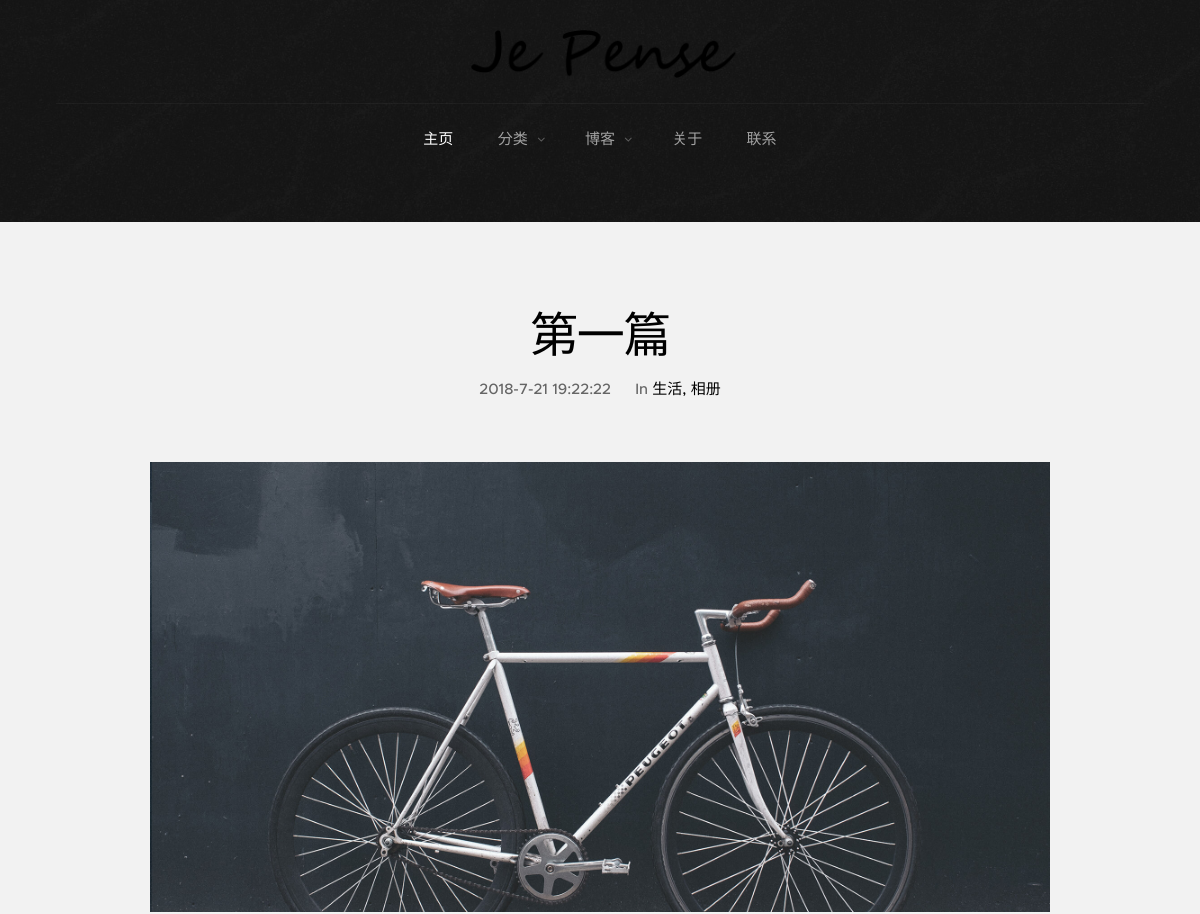
The app's page /collections/1 (upper part), older data.
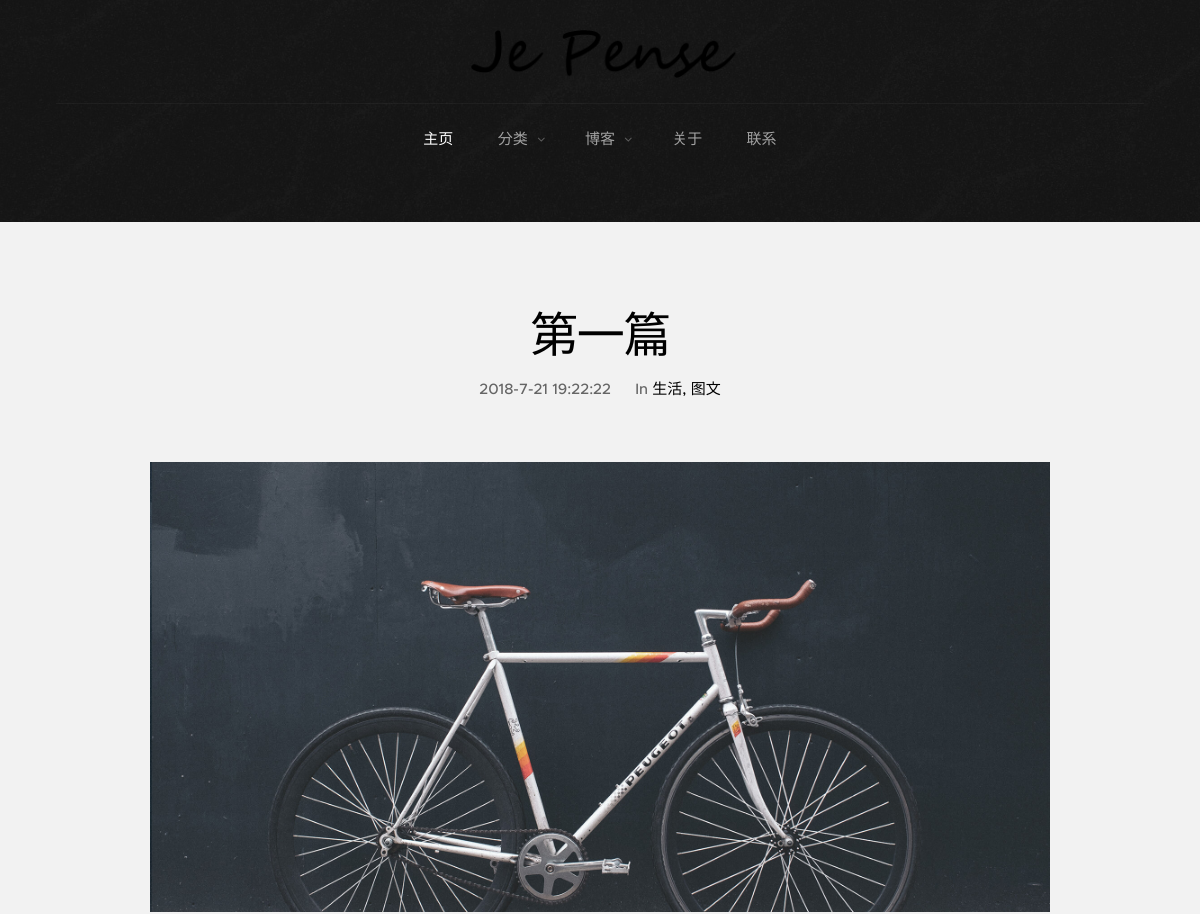
The same page, newer data.
### app/models.py (models this page shows, shortened)
class Post(db.Model):
    __tablename__ = 'posts'
    id = db.Column(db.Integer, primary_key=True)
    title = db.Column(db.String(100), nullable=False)
    date = db.Column(db.String(64), nullable=False, default=datetime.utcnow)
    user_id = db.Column(db.Integer, db.ForeignKey('users.id'), nullable=False)
    content = db.Column(db.String(128), nullable=False)
    description = db.Column(db.Text, nullable=True)
    category = db.Column(db.Integer, nullable=False, default=0)
    keyword = db.Column(db.String(64), nullable=True)
    post_type = db.Column(db.Integer, nullable=False)
    def get_category(self):
        dict = ['生活', '健康', '家庭', '管理', '旅行', '工作']
        return dict[self.category]
    def get_post_type(self):
        dict = ['视频', '声音', '相册', '图文', '文字']
        return dict[self.post_type]

### app/routes.py (the view)
@app.route('/collections/<int:post_id>')
def collection(post_id):
    article = Post.query.filter_by(id=post_id).first_or_404()
    return render_template('main/collection.html', article=article)

### app/templates/main/collection.html (shortened to what this page needs)
{% extends 'Base/layout.html' %}
{% block content %}
    <section class="s-content s-content--narrow s-content--no-padding-bottom">
        <article class="row format-standard">
            <div class="s-content__header col-full">
                <h1 class="s-content__header-title">
                    {{ article.title }}
                </h1>
                <ul class="s-content__header-meta">
                    <li class="date">{{ article.date }}</li>
                    <li class="cat">
                        In
                        <a href="#0">{{ article.get_category() }}</a>
                        <a href="#0">{{ article.get_post_type() }}</a>
                    </li>
                </ul>
            </div>
            <div class="s-content__media col-full">
                <div class="s-content__post-thumb">
                    <img src="{{ article.content }}"
                         srcset="images/thumbs/single/standard/standard-2000.jpg 2000w,
                                 images/thumbs/single/standard/standard-1000.jpg 1000w,
                                 images/thumbs/single/standard/standard-500.jpg 500w"
                         sizes="(max-width: 2000px) 100vw, 2000px" alt="">
                </div>
            </div>
        </article>
    </section>
{% endblock %}

### app/templates/Base/layout.html (shortened to what this page needs)
<!DOCTYPE html>
<html>
<head>
    <link rel="stylesheet" type="text/css" href="/static/css/base.css">
    <link rel="stylesheet" type="text/css" href="/static/css/my.css">
    <link rel="stylesheet" type="text/css" href="/static/css/vendor.css">
    <link rel="stylesheet" type="text/css" href="/static/css/user.css">
</head>
<body id="top">
<section class="s-pageheader s-pageheader--home">
    <header class="header">
        <div class="header__content row">
            <div class="header__logo">
                <a class="logo" href="{{ url_for('index') }}">
                    <img src="/static/images/zee.png" alt="Homepage">
                </a>
            </div>
            <ul class="header__social">
                <li>
                    <a href="https://weibo.com/3819860475/profile"><i class="fa fa-weibo" aria-hidden="true"></i></a>
                </li>
                <li>
                    <a href="https://www.instagram.com/lyricly1/"><i class="fa fa-instagram" aria-hidden="true"></i></a>
                </li>
                <li>
                    <a href="https://www.pinterest.com/zerkvii/"><i class="fa fa-pinterest-square"
                                                                    aria-hidden="true"></i></a>
                </li>
                <li>
                    <a href="https://github.com/zerkvii"><i class="fa fa-github-square" aria-hidden="true"></i></a>
                </li>
            </ul>
            {% if current_user.is_authenticated %}
                <a class="right-pin" href="{{ url_for('account') }}"
                   style="background-image:url('/static/websrcs/photos/{{ current_user.image }}')"></a>
            {% else %}
                <a class="right-pin fa fa-user" href="{{ url_for('register') }}"></a>
            {% endif %}
            <nav class="header__nav-wrap">
                <ul class="header__nav">
                    <li class="current"><a href="{{ url_for('index') }}" title="">主页</a></li>
                    <li class="has-children">
                        <a href="#0" title="">分类</a>
                    </li>
                    <li class="has-children">
                        <a href="#0" title="">博客</a>
                    </li>
                    <li><a href="{{ url_for('about') }}" title="">关于</a></li>
                    <li><a href="{{ url_for('contact') }}" title="">联系</a></li>
                </ul>
            </nav>
        </div>
    </header>
</section>
{% block content %}{% endblock %}
</body>
</html>

### app/static/css/base.css (style rules this page uses)
html { font-family: sans-serif; line-height: 1.15; -ms-text-size-adjust: 100%; -webkit-text-size-adjust: 100%; }
body { margin: 0; }
article, aside, footer, header, nav, section { display: block; }
h1 { font-size: 2em; margin: 0.67em 0; }
a { background-color: transparent; -webkit-text-decoration-skip: objects; }
img { border-style: none; }
html { font-size: 62.5%; box-sizing: border-box; }
*, *::before, *::after { box-sizing: inherit; }
body { font-weight: normal; line-height: 1; word-wrap: break-word; text-rendering: optimizeLegibility; -webkit-overflow-scrolling: touch; -webkit-text-size-adjust: none; }
body, input, button { -moz-osx-font-smoothing: grayscale; -webkit-font-smoothing: antialiased; }
img, video { max-width: 100%; width: 100%; height: 100%; }
div, dl, dt, dd, ul, ol, li, h1, h2, h3, h4, h5, h6, pre, form, p, blockquote, th, td { margin: 0; padding: 0; }
h1, h2, h3, h4, h5, h6 { -webkit-font-smoothing: auto; -webkit-font-smoothing: antialiased; -webkit-font-variant-ligatures: common-ligatures; -moz-font-variant-ligatures: common-ligatures; font-variant-ligatures: common-ligatures; text-rendering: optimizeLegibility; }
em, i { font-style: italic; line-height: inherit; }
ol, ul { list-style: none; }
li { display: block; }
a { text-decoration: none; line-height: inherit; }
a img { border: none; }
.row { width: 94%; max-width: 1200px; margin: 0 auto; }
.row:after { content: ""; display: table; clear: both; }
[class*="col-"] { float: left; padding: 0 20px; }
.col-twelve, .col-full { width: 100%; }
@media only screen and (max-width: 1200px) { [class*="col-"] { padding: 0 15px; } }

### app/static/css/user.css (style rules this page uses)
.right-pin { border-radius: 40px; height: 40px; min-width: 40px; position: absolute; right: 20px; background-position: right center; background-size: contain; }

Row changes from the older to the newer data that the page shows:
changed Post "第一篇": get_post_type "相册" → "图文"
